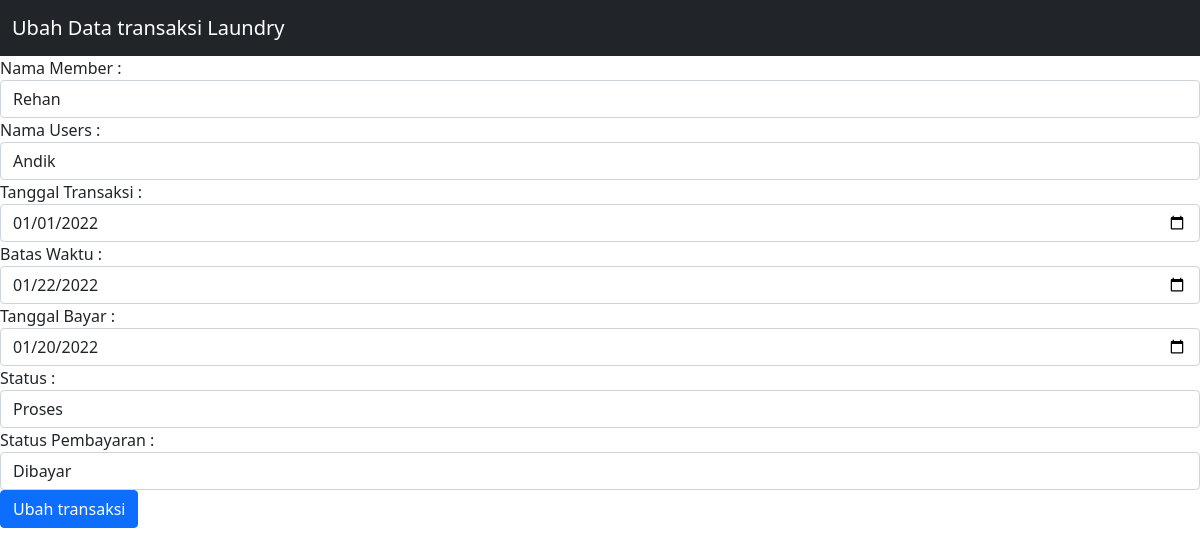
Screenshot of /ubah_transaksi.php?id=2 with the database file from the repository.
### tables this page shows
CREATE TABLE `transaksi` (
  `id_transaksi` int(11) NOT NULL,
  `id_member` int(11) NOT NULL,
  `tgl` date NOT NULL,
  `batas_waktu` date NOT NULL,
  `tgl_bayar` date NOT NULL,
  `status` enum('baru','proses','selesai','diambil') NOT NULL,
  `dibayar` enum('dibayar','belum_dibayar') NOT NULL,
  `id_users` int(11) NOT NULL
);

### ubah_transaksi.php (the view, shortened to what this page needs)
<!DOCTYPE html>
<html>
<head>
    <link href="https://cdn.jsdelivr.net/npm/bootstrap@5.0.1/dist/css/bootstrap.min.css" rel="stylesheet">
</head>
<body>
<nav class="navbar navbar-dark bg-dark">
                    <div class="container-fluid">
                    <a class="navbar-brand">Ubah Data transaksi Laundry</a>
            </div>
            </nav>
    <?php
    include "config.php";
    $qry_get_transaksi=mysqli_query($conn,"select * from transaksi where id_transaksi = ". $_GET['id']);
    $dt_transaksi=mysqli_fetch_array($qry_get_transaksi);
    ?>
    <form action="proses_ubah_transaksi.php" method="post">
        Nama Member :
        <select name="id_member" class="form-control">
        <?php
         include "config.php";
        $qry_member=mysqli_query($conn,"select * from member");
        while($data_member=mysqli_fetch_array($qry_member)){
            if($data_member['id_member'] == $dt_transaksi['id_member']){
                echo '<option value="'.$data_member['id_member'].'" selected>'.$data_member['nama'].'</option>';
            } else {
                echo '<option value="'.$data_member['id_member'].'">'.$data_member['nama'].'</option>';
            }
        }
    ?>
    </select>
        Nama Users :
        <select name="id_users" class="form-control">
    <?php
    include "config.php";
    $qry_users=mysqli_query($conn,"select * from users");
    while($data_users=mysqli_fetch_array($qry_users)){
        if($data_users['id_users'] == $dt_transaksi['id_users']){
            echo '<option value="'.$data_users['id_users'].'" selected>'.$data_users['username'].'</option>';
        } else {
            echo '<option value="'.$data_users['id_users'].'">'.$data_users['username'].'</option>';
        }
    }
    ?>
    </select>
        Tanggal Transaksi :
        <input type="date" name="tgl" value="<?php echo $dt_transaksi['tgl']; ?>" class="form-control">
        Batas Waktu :
        <input type="date" name="batas_waktu" value="<?php echo $dt_transaksi['batas_waktu']; ?>" class="form-control">
        Tanggal Bayar :
        <input type="date" name="tgl_bayar" value="<?php echo $dt_transaksi['tgl_bayar']; ?>" class="form-control">
        Status :
    <select name="status" class="form-control">
                <option value="proses" <?php if($dt_transaksi['status'] == 'proses'){ echo 'selected'; } ?>>Proses</option>
    </select>
        Status Pembayaran :
    <select name="dibayar" class="form-control">
                <option value="dibayar" <?php if($dt_transaksi['dibayar'] == 'dibayar'){ echo 'selected'; } ?>>Dibayar</option>
    </select>
    <input type="submit" name="simpan" value="Ubah transaksi" class="btn btn-primary">
    </form>
</body>
</html>

### rows the page displays
transaksi: tgl "01/01/2022", batas_waktu "01/22/2022", tgl_bayar "01/20/2022", status "Proses", dibayar "Dibayar"

### other values shown
form field id_member "Rehan"
form field id_users "Andik"
